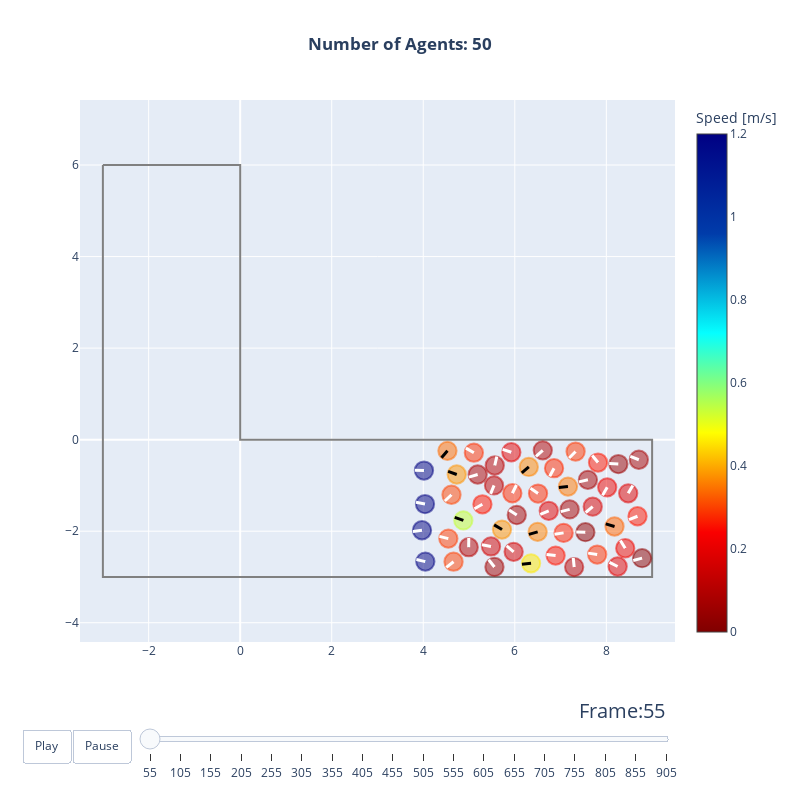

This figure's notebook cell:
### Code cell
trajectory_data, walkable_area = read_sqlite_file(trajectory_file)
animate(trajectory_data, walkable_area)

### Figure 1 — Plotly figure (JSON) as saved in the notebook; plotly's stock layout.template omitted (floating-point values rounded to 4 significant figures)
{"data": [{"hoverinfo": "name", "line": {"color": "grey"}, "mode": "lines", "name": "Exterior", "showlegend": false, "type": "scatter", "x": [-3, -3, 9, 9, 0, 0, -3], "y": [6, -3, -3, 0, 0, 6, 6]}, {"hoverinfo": "none", "marker": {"cmax": 1.2, "cmin": 0, "color": [0.3065, 0.1494, 0.0272, 0.05757, 0.1173, 0.1818, 0.2022, 0.07928, 0.2879, 0.03252, 0.1493, 0.05844, 0.09636, 1.196, 0.1725, 0.1954, 0.05764, 0.1103, 0.1488, 0.1925, 0.1654, 0.1744, 0.05353, 0.0693, 0.1287, 0.2835, 0.5034, 0.2542, 0.2031, 0.07503, 0.3011, 0.2717, 0.1065, 1.199, 0.1466, 0.1049, 0.126, 0.06156, 0.1191, 0.2471, 0.07507, 0.1731, 0.1804, 1.198, 0.06813, 0.04293, 0.4145, 0.05742, 1.196, 0.1155], "colorbar": {"title": {"text": "Speed [m/s]"}}, "colorscale": [[0, "rgb(128,0,0)"], [0.2, "rgb(250,0,0)"], [0.4, "rgb(255,255,0)"], [0.6, "rgb(5,255,255)"], [0.8, "rgb(0,60,170)"], [1, "rgb(0,0,131)"]], "size": [0.4, 0.4, 0.4, 0.4, 0.4, 0.4, 0.4, 0.4, 0.4, 0.4, 0.4, 0.4, 0.4, 0.4, 0.4, 0.4, 0.4, 0.4, 0.4, 0.4, 0.4, 0.4, 0.4, 0.4, 0.4, 0.4, 0.4, 0.4, 0.4, 0.4, 0.4, 0.4, 0.4, 0.4, 0.4, 0.4, 0.4, 0.4, 0.4, 0.4, 0.4, 0.4, 0.4, 0.4, 0.4, 0.4, 0.4, 0.4, 0.4, 0.4]}, "mode": "markers", "showlegend": false, "text": [0.3065, 0.1494, 0.0272, 0.05757, 0.1173, 0.1818, 0.2022, 0.07928, 0.2879, 0.03252, 0.1493, 0.05844, 0.09636, 1.196, 0.1725, 0.1954, 0.05764, 0.1103, 0.1488, 0.1925, 0.1654, 0.1744, 0.05353, 0.0693, 0.1287, 0.2835, 0.5034, 0.2542, 0.2031, 0.07503, 0.3011, 0.2717, 0.1065, 1.199, 0.1466, 0.1049, 0.126, 0.06156, 0.1191, 0.2471, 0.07507, 0.1731, 0.1804, 1.198, 0.06813, 0.04293, 0.4145, 0.05742, 1.196, 0.1155], "type": "scatter", "x": [4.731, 5.293, 8.781, 8.71, 6.742, 7.8, 4.662, 5.546, 6.306, 7.542, 7.818, 6.043, 5.48, 4.038, 6.857, 4.548, 7.198, 8.477, 8.681, 7.328, 7.067, 5.947, 5.555, 4.993, 8.413, 6.499, 4.875, 4.528, 4.617, 7.297, 5.72, 7.161, 7.703, 4.015, 6.892, 5.975, 8.019, 5.189, 5.925, 8.178, 5.562, 6.508, 5.105, 4.045, 6.611, 8.262, 6.355, 7.597, 3.972, 8.247], "y": [-0.7613, -1.412, -2.589, -0.4386, -1.555, -2.51, -2.667, -0.9996, -0.5966, -2.021, -0.5001, -1.646, -2.334, -1.407, -0.6238, -2.162, -1.524, -1.173, -1.673, -0.2601, -2.037, -1.171, -2.781, -2.35, -2.372, -2.014, -1.765, -0.2439, -1.204, -2.784, -1.964, -1.026, -1.464, -0.6747, -2.533, -2.451, -1.042, -0.761, -0.2746, -1.897, -0.5653, -1.177, -0.2854, -2.665, -0.2335, -0.5326, -2.703, -0.8775, -1.98, -2.771]}, {"hoverinfo": "text", "marker": {"opacity": 1, "size": 1}, "mode": "markers", "showlegend": false, "text": ["ID: 1, Pos(4.73,-0.76)"], "type": "scatter", "x": [4.731], "y": [-0.7613]}, {"hoverinfo": "text", "marker": {"opacity": 1, "size": 1}, "mode": "markers", "showlegend": false, "text": ["ID: 2, Pos(5.29,-1.41)"], "type": "scatter", "x": [5.293], "y": [-1.412]}, {"hoverinfo": "text", "marker": {"opacity": 1, "size": 1}, "mode": "markers", "showlegend": false, "text": ["ID: 3, Pos(8.78,-2.59)"], "type": "scatter", "x": [8.781], "y": [-2.589]}, {"hoverinfo": "text", "marker": {"opacity": 1, "size": 1}, "mode": "markers", "showlegend": false, "text": ["ID: 4, Pos(8.71,-0.44)"], "type": "scatter", "x": [8.71], "y": [-0.4386]}, {"hoverinfo": "text", "marker": {"opacity": 1, "size": 1}, "mode": "markers", "showlegend": false, "text": ["ID: 5, Pos(6.74,-1.55)"], "type": "scatter", "x": [6.742], "y": [-1.555]}, {"hoverinfo": "text", "marker": {"opacity": 1, "size": 1}, "mode": "markers", "showlegend": false, "text": ["ID: 6, Pos(7.80,-2.51)"], "type": "scatter", "x": [7.8], "y": [-2.51]}, {"hoverinfo": "text", "marker": {"opacity": 1, "size": 1}, "mode": "markers", "showlegend": false, "text": ["ID: 7, Pos(4.66,-2.67)"], "type": "scatter", "x": [4.662], "y": [-2.667]}, {"hoverinfo": "text", "marker": {"opacity": 1, "size": 1}, "mode": "markers", "showlegend": false, "text": ["ID: 8, Pos(5.55,-1.00)"], "type": "scatter", "x": [5.546], "y": [-0.9996]}, {"hoverinfo": "text", "marker": {"opacity": 1, "size": 1}, "mode": "markers", "showlegend": false, "text": ["ID: 9, Pos(6.31,-0.60)"], "type": "scatter", "x": [6.306], "y": [-0.5966]}, {"hoverinfo": "text", "marker": {"opacity": 1, "size": 1}, "mode": "markers", "showlegend": false, "text": ["ID: 10, Pos(7.54,-2.02)"], "type": "scatter", "x": [7.542], "y": [-2.021]}, {"hoverinfo": "text", "marker": {"opacity": 1, "size": 1}, "mode": "markers", "showlegend": false, "text": ["ID: 11, Pos(7.82,-0.50)"], "type": "scatter", "x": [7.818], "y": [-0.5001]}, {"hoverinfo": "text", "marker": {"opacity": 1, "size": 1}, "mode": "markers", "showlegend": false, "text": ["ID: 12, Pos(6.04,-1.65)"], "type": "scatter", "x": [6.043], "y": [-1.646]}, {"hoverinfo": "text", "marker": {"opacity": 1, "size": 1}, "mode": "markers", "showlegend": false, "text": ["ID: 13, Pos(5.48,-2.33)"], "type": "scatter", "x": [5.48], "y": [-2.334]}, {"hoverinfo": "text", "marker": {"opacity": 1, "size": 1}, "mode": "markers", "showlegend": false, "text": ["ID: 14, Pos(4.04,-1.41)"], "type": "scatter", "x": [4.038], "y": [-1.407]}, {"hoverinfo": "text", "marker": {"opacity": 1, "size": 1}, "mode": "markers", "showlegend": false, "text": ["ID: 15, Pos(6.86,-0.62)"], "type": "scatter", "x": [6.857], "y": [-0.6238]}, {"hoverinfo": "text", "marker": {"opacity": 1, "size": 1}, "mode": "markers", "showlegend": false, "text": ["ID: 16, Pos(4.55,-2.16)"], "type": "scatter", "x": [4.548], "y": [-2.162]}, {"hoverinfo": "text", "marker": {"opacity": 1, "size": 1}, "mode": "markers", "showlegend": false, "text": ["ID: 17, Pos(7.20,-1.52)"], "type": "scatter", "x": [7.198], "y": [-1.524]}, {"hoverinfo": "text", "marker": {"opacity": 1, "size": 1}, "mode": "markers", "showlegend": false, "text": ["ID: 18, Pos(8.48,-1.17)"], "type": "scatter", "x": [8.477], "y": [-1.173]}, {"hoverinfo": "text", "marker": {"opacity": 1, "size": 1}, "mode": "markers", "showlegend": false, "text": ["ID: 19, Pos(8.68,-1.67)"], "type": "scatter", "x": [8.681], "y": [-1.673]}, {"hoverinfo": "text", "marker": {"opacity": 1, "size": 1}, "mode": "markers", "showlegend": false, "text": ["ID: 20, Pos(7.33,-0.26)"], "type": "scatter", "x": [7.328], "y": [-0.2601]}, {"hoverinfo": "text", "marker": {"opacity": 1, "size": 1}, "mode": "markers", "showlegend": false, "text": ["ID: 21, Pos(7.07,-2.04)"], "type": "scatter", "x": [7.067], "y": [-2.037]}, {"hoverinfo": "text", "marker": {"opacity": 1, "size": 1}, "mode": "markers", "showlegend": false, "text": ["ID: 22, Pos(5.95,-1.17)"], "type": "scatter", "x": [5.947], "y": [-1.171]}, {"hoverinfo": "text", "marker": {"opacity": 1, "size": 1}, "mode": "markers", "showlegend": false, "text": ["ID: 23, Pos(5.56,-2.78)"], "type": "scatter", "x": [5.555], "y": [-2.781]}, {"hoverinfo": "text", "marker": {"opacity": 1, "size": 1}, "mode": "markers", "showlegend": false, "text": ["ID: 24, Pos(4.99,-2.35)"], "type": "scatter", "x": [4.993], "y": [-2.35]}, {"hoverinfo": "text", "marker": {"opacity": 1, "size": 1}, "mode": "markers", "showlegend": false, "text": ["ID: 25, Pos(8.41,-2.37)"], "type": "scatter", "x": [8.413], "y": [-2.372]}, {"hoverinfo": "text", "marker": {"opacity": 1, "size": 1}, "mode": "markers", "showlegend": false, "text": ["ID: 26, Pos(6.50,-2.01)"], "type": "scatter", "x": [6.499], "y": [-2.014]}, {"hoverinfo": "text", "marker": {"opacity": 1, "size": 1}, "mode": "markers", "showlegend": false, "text": ["ID: 27, Pos(4.88,-1.77)"], "type": "scatter", "x": [4.875], "y": [-1.765]}, {"hoverinfo": "text", "marker": {"opacity": 1, "size": 1}, "mode": "markers", "showlegend": false, "text": ["ID: 28, Pos(4.53,-0.24)"], "type": "scatter", "x": [4.528], "y": [-0.2439]}, {"hoverinfo": "text", "marker": {"opacity": 1, "size": 1}, "mode": "markers", "showlegend": false, "text": ["ID: 29, Pos(4.62,-1.20)"], "type": "scatter", "x": [4.617], "y": [-1.204]}, {"hoverinfo": "text", "marker": {"opacity": 1, "size": 1}, "mode": "markers", "showlegend": false, "text": ["ID: 30, Pos(7.30,-2.78)"], "type": "scatter", "x": [7.297], "y": [-2.784]}, {"hoverinfo": "text", "marker": {"opacity": 1, "size": 1}, "mode": "markers", "showlegend": false, "text": ["ID: 31, Pos(5.72,-1.96)"], "type": "scatter", "x": [5.72], "y": [-1.964]}, {"hoverinfo": "text", "marker": {"opacity": 1, "size": 1}, "mode": "markers", "showlegend": false, "text": ["ID: 32, Pos(7.16,-1.03)"], "type": "scatter", "x": [7.161], "y": [-1.026]}, {"hoverinfo": "text", "marker": {"opacity": 1, "size": 1}, "mode": "markers", "showlegend": false, "text": ["ID: 33, Pos(7.70,-1.46)"], "type": "scatter", "x": [7.703], "y": [-1.464]}, {"hoverinfo": "text", "marker": {"opacity": 1, "size": 1}, "mode": "markers", "showlegend": false, "text": ["ID: 34, Pos(4.02,-0.67)"], "type": "scatter", "x": [4.015], "y": [-0.6747]}, {"hoverinfo": "text", "marker": {"opacity": 1, "size": 1}, "mode": "markers", "showlegend": false, "text": ["ID: 35, Pos(6.89,-2.53)"], "type": "scatter", "x": [6.892], "y": [-2.533]}, {"hoverinfo": "text", "marker": {"opacity": 1, "size": 1}, "mode": "markers", "showlegend": false, "text": ["ID: 36, Pos(5.97,-2.45)"], "type": "scatter", "x": [5.975], "y": [-2.451]}, {"hoverinfo": "text", "marker": {"opacity": 1, "size": 1}, "mode": "markers", "showlegend": false, "text": ["ID: 37, Pos(8.02,-1.04)"], "type": "scatter", "x": [8.019], "y": [-1.042]}, {"hoverinfo": "text", "marker": {"opacity": 1, "size": 1}, "mode": "markers", "showlegend": false, "text": ["ID: 38, Pos(5.19,-0.76)"], "type": "scatter", "x": [5.189], "y": [-0.761]}, {"hoverinfo": "text", "marker": {"opacity": 1, "size": 1}, "mode": "markers", "showlegend": false, "text": ["ID: 39, Pos(5.92,-0.27)"], "type": "scatter", "x": [5.925], "y": [-0.2746]}, {"hoverinfo": "text", "marker": {"opacity": 1, "size": 1}, "mode": "markers", "showlegend": false, "text": ["ID: 40, Pos(8.18,-1.90)"], "type": "scatter", "x": [8.178], "y": [-1.897]}, {"hoverinfo": "text", "marker": {"opacity": 1, "size": 1}, "mode": "markers", "showlegend": false, "text": ["ID: 41, Pos(5.56,-0.57)"], "type": "scatter", "x": [5.562], "y": [-0.5653]}, {"hoverinfo": "text", "marker": {"opacity": 1, "size": 1}, "mode": "markers", "showlegend": false, "text": ["ID: 42, Pos(6.51,-1.18)"], "type": "scatter", "x": [6.508], "y": [-1.177]}, {"hoverinfo": "text", "marker": {"opacity": 1, "size": 1}, "mode": "markers", "showlegend": false, "text": ["ID: 43, Pos(5.11,-0.29)"], "type": "scatter", "x": [5.105], "y": [-0.2854]}, {"hoverinfo": "text", "marker": {"opacity": 1, "size": 1}, "mode": "markers", "showlegend": false, "text": ["ID: 44, Pos(4.04,-2.66)"], "type": "scatter", "x": [4.045], "y": [-2.665]}, {"hoverinfo": "text", "marker": {"opacity": 1, "size": 1}, "mode": "markers", "showlegend": false, "text": ["ID: 45, Pos(6.61,-0.23)"], "type": "scatter", "x": [6.611], "y": [-0.2335]}, {"hoverinfo": "text", "marker": {"opacity": 1, "size": 1}, "mode": "markers", "showlegend": false, "text": ["ID: 46, Pos(8.26,-0.53)"], "type": "scatter", "x": [8.262], "y": [-0.5326]}, {"hoverinfo": "text", "marker": {"opacity": 1, "size": 1}, "mode": "markers", "showlegend": false, "text": ["ID: 47, Pos(6.35,-2.70)"], "type": "scatter", "x": [6.355], "y": [-2.703]}, {"hoverinfo": "text", "marker": {"opacity": 1, "size": 1}, "mode": "markers", "showlegend": false, "text": ["ID: 48, Pos(7.60,-0.88)"], "type": "scatter", "x": [7.597], "y": [-0.8775]}, {"hoverinfo": "text", "marker": {"opacity": 1, "size": 1}, "mode": "markers", "showlegend": false, "text": ["ID: 49, Pos(3.97,-1.98)"], "type": "scatter", "x": [3.972], "y": [-1.98]}, {"hoverinfo": "text", "marker": {"opacity": 1, "size": 1}, "mode": "markers", "showlegend": false, "text": ["ID: 50, Pos(8.25,-2.77)"], "type": "scatter", "x": [8.247], "y": [-2.771]}], "layout": {"autosize": false, "height": 800, "shapes": [{"fillcolor": "rgba(255, 148, 0, 0.5)", "line": {"color": "rgba(255, 148, 0, 0.5)"}, "type": "circle", "x0": 4.531, "x1": 4.931, "xref": "x", "y0": -0.9613, "y1": -0.5613, "yref": "y"}, {"fillcolor": "rgba(255, 22, 0, 0.5)", "line": {"color": "rgba(255, 22, 0, 0.5)"}, "type": "circle", "x0": 5.093, "x1": 5.493, "xref": "x", "y0": -1.612, "y1": -1.212, "yref": "y"}, {"fillcolor": "rgba(141, 0, 0, 0.5)", "line": {"color": "rgba(141, 0, 0, 0.5)"}, "type": "circle", "x0": 8.581, "x1": 8.981, "xref": "x", "y0": -2.789, "y1": -2.389, "yref": "y"}, {"fillcolor": "rgba(168, 0, 0, 0.5)", "line": {"color": "rgba(168, 0, 0, 0.5)"}, "type": "circle", "x0": 8.51, "x1": 8.91, "xref": "x", "y0": -0.6386, "y1": -0.2386, "yref": "y"}, {"fillcolor": "rgba(228, 0, 0, 0.5)", "line": {"color": "rgba(228, 0, 0, 0.5)"}, "type": "circle", "x0": 6.542, "x1": 6.942, "xref": "x", "y0": -1.755, "y1": -1.355, "yref": "y"}, {"fillcolor": "rgba(255, 48, 0, 0.5)", "line": {"color": "rgba(255, 48, 0, 0.5)"}, "type": "circle", "x0": 7.6, "x1": 8.0, "xref": "x", "y0": -2.71, "y1": -2.31, "yref": "y"}, {"fillcolor": "rgba(255, 63, 0, 0.5)", "line": {"color": "rgba(255, 63, 0, 0.5)"}, "type": "circle", "x0": 4.462, "x1": 4.862, "xref": "x", "y0": -2.867, "y1": -2.467, "yref": "y"}, {"fillcolor": "rgba(191, 0, 0, 0.5)", "line": {"color": "rgba(191, 0, 0, 0.5)"}, "type": "circle", "x0": 5.346, "x1": 5.746, "xref": "x", "y0": -1.2, "y1": -0.7996, "yref": "y"}, {"fillcolor": "rgba(255, 134, 0, 0.5)", "line": {"color": "rgba(255, 134, 0, 0.5)"}, "type": "circle", "x0": 6.106, "x1": 6.506, "xref": "x", "y0": -0.7966, "y1": -0.3966, "yref": "y"}, {"fillcolor": "rgba(146, 0, 0, 0.5)", "line": {"color": "rgba(146, 0, 0, 0.5)"}, "type": "circle", "x0": 7.342, "x1": 7.742, "xref": "x", "y0": -2.221, "y1": -1.821, "yref": "y"}, {"fillcolor": "rgba(255, 22, 0, 0.5)", "line": {"color": "rgba(255, 22, 0, 0.5)"}, "type": "circle", "x0": 7.618, "x1": 8.018, "xref": "x", "y0": -0.7001, "y1": -0.3001, "yref": "y"}, {"fillcolor": "rgba(168, 0, 0, 0.5)", "line": {"color": "rgba(168, 0, 0, 0.5)"}, "type": "circle", "x0": 5.843, "x1": 6.243, "xref": "x", "y0": -1.846, "y1": -1.446, "yref": "y"}, {"fillcolor": "rgba(209, 0, 0, 0.5)", "line": {"color": "rgba(209, 0, 0, 0.5)"}, "type": "circle", "x0": 5.28, "x1": 5.68, "xref": "x", "y0": -2.534, "y1": -2.134, "yref": "y"}, {"fillcolor": "rgba(0, 0, 128, 0.5)", "line": {"color": "rgba(0, 0, 128, 0.5)"}, "type": "circle", "x0": 3.838, "x1": 4.238, "xref": "x", "y0": -1.607, "y1": -1.207, "yref": "y"}, {"fillcolor": "rgba(255, 41, 0, 0.5)", "line": {"color": "rgba(255, 41, 0, 0.5)"}, "type": "circle", "x0": 6.657, "x1": 7.057, "xref": "x", "y0": -0.8238, "y1": -0.4238, "yref": "y"}, {"fillcolor": "rgba(255, 59, 0, 0.5)", "line": {"color": "rgba(255, 59, 0, 0.5)"}, "type": "circle", "x0": 4.348, "x1": 4.748, "xref": "x", "y0": -2.362, "y1": -1.962, "yref": "y"}, {"fillcolor": "rgba(168, 0, 0, 0.5)", "line": {"color": "rgba(168, 0, 0, 0.5)"}, "type": "circle", "x0": 6.998, "x1": 7.398, "xref": "x", "y0": -1.724, "y1": -1.324, "yref": "y"}, {"fillcolor": "rgba(223, 0, 0, 0.5)", "line": {"color": "rgba(223, 0, 0, 0.5)"}, "type": "circle", "x0": 8.277, "x1": 8.677, "xref": "x", "y0": -1.373, "y1": -0.9733, "yref": "y"}, {"fillcolor": "rgba(255, 22, 0, 0.5)", "line": {"color": "rgba(255, 22, 0, 0.5)"}, "type": "circle", "x0": 8.481, "x1": 8.881, "xref": "x", "y0": -1.873, "y1": -1.473, "yref": "y"}, {"fillcolor": "rgba(255, 56, 0, 0.5)", "line": {"color": "rgba(255, 56, 0, 0.5)"}, "type": "circle", "x0": 7.128, "x1": 7.528, "xref": "x", "y0": -0.4601, "y1": -0.06011, "yref": "y"}, {"fillcolor": "rgba(255, 34, 0, 0.5)", "line": {"color": "rgba(255, 34, 0, 0.5)"}, "type": "circle", "x0": 6.867, "x1": 7.267, "xref": "x", "y0": -2.237, "y1": -1.837, "yref": "y"}, {"fillcolor": "rgba(255, 41, 0, 0.5)", "line": {"color": "rgba(255, 41, 0, 0.5)"}, "type": "circle", "x0": 5.747, "x1": 6.147, "xref": "x", "y0": -1.371, "y1": -0.9705, "yref": "y"}, {"fillcolor": "rgba(164, 0, 0, 0.5)", "line": {"color": "rgba(164, 0, 0, 0.5)"}, "type": "circle", "x0": 5.355, "x1": 5.755, "xref": "x", "y0": -2.981, "y1": -2.581, "yref": "y"}, {"fillcolor": "rgba(182, 0, 0, 0.5)", "line": {"color": "rgba(182, 0, 0, 0.5)"}, "type": "circle", "x0": 4.793, "x1": 5.193, "xref": "x", "y0": -2.55, "y1": -2.15, "yref": "y"}, {"fillcolor": "rgba(241, 8, 0, 0.5)", "line": {"color": "rgba(241, 8, 0, 0.5)"}, "type": "circle", "x0": 8.213, "x1": 8.613, "xref": "x", "y0": -2.572, "y1": -2.172, "yref": "y"}, {"fillcolor": "rgba(255, 130, 0, 0.5)", "line": {"color": "rgba(255, 130, 0, 0.5)"}, "type": "circle", "x0": 6.299, "x1": 6.699, "xref": "x", "y0": -2.214, "y1": -1.814, "yref": "y"}, {"fillcolor": "rgba(196, 255, 51, 0.5)", "line": {"color": "rgba(196, 255, 51, 0.5)"}, "type": "circle", "x0": 4.675, "x1": 5.075, "xref": "x", "y0": -1.965, "y1": -1.565, "yref": "y"}, {"fillcolor": "rgba(255, 108, 0, 0.5)", "line": {"color": "rgba(255, 108, 0, 0.5)"}, "type": "circle", "x0": 4.328, "x1": 4.728, "xref": "x", "y0": -0.4439, "y1": -0.04392, "yref": "y"}, {"fillcolor": "rgba(255, 67, 0, 0.5)", "line": {"color": "rgba(255, 67, 0, 0.5)"}, "type": "circle", "x0": 4.417, "x1": 4.817, "xref": "x", "y0": -1.404, "y1": -1.004, "yref": "y"}, {"fillcolor": "rgba(187, 0, 0, 0.5)", "line": {"color": "rgba(187, 0, 0, 0.5)"}, "type": "circle", "x0": 7.097, "x1": 7.497, "xref": "x", "y0": -2.984, "y1": -2.584, "yref": "y"}, {"fillcolor": "rgba(255, 145, 0, 0.5)", "line": {"color": "rgba(255, 145, 0, 0.5)"}, "type": "circle", "x0": 5.52, "x1": 5.92, "xref": "x", "y0": -2.164, "y1": -1.764, "yref": "y"}, {"fillcolor": "rgba(255, 119, 0, 0.5)", "line": {"color": "rgba(255, 119, 0, 0.5)"}, "type": "circle", "x0": 6.961, "x1": 7.361, "xref": "x", "y0": -1.226, "y1": -0.8257, "yref": "y"}, {"fillcolor": "rgba(218, 0, 0, 0.5)", "line": {"color": "rgba(218, 0, 0, 0.5)"}, "type": "circle", "x0": 7.503, "x1": 7.903, "xref": "x", "y0": -1.664, "y1": -1.264, "yref": "y"}, {"fillcolor": "rgba(0, 0, 128, 0.5)", "line": {"color": "rgba(0, 0, 128, 0.5)"}, "type": "circle", "x0": 3.815, "x1": 4.215, "xref": "x", "y0": -0.8747, "y1": -0.4747, "yref": "y"}, {"fillcolor": "rgba(255, 19, 0, 0.5)", "line": {"color": "rgba(255, 19, 0, 0.5)"}, "type": "circle", "x0": 6.692, "x1": 7.092, "xref": "x", "y0": -2.733, "y1": -2.333, "yref": "y"}, {"fillcolor": "rgba(214, 0, 0, 0.5)", "line": {"color": "rgba(214, 0, 0, 0.5)"}, "type": "circle", "x0": 5.775, "x1": 6.175, "xref": "x", "y0": -2.651, "y1": -2.251, "yref": "y"}, {"fillcolor": "rgba(237, 4, 0, 0.5)", "line": {"color": "rgba(237, 4, 0, 0.5)"}, "type": "circle", "x0": 7.819, "x1": 8.219, "xref": "x", "y0": -1.242, "y1": -0.842, "yref": "y"}, {"fillcolor": "rgba(173, 0, 0, 0.5)", "line": {"color": "rgba(173, 0, 0, 0.5)"}, "type": "circle", "x0": 4.989, "x1": 5.389, "xref": "x", "y0": -0.961, "y1": -0.561, "yref": "y"}, {"fillcolor": "rgba(228, 0, 0, 0.5)", "line": {"color": "rgba(228, 0, 0, 0.5)"}, "type": "circle", "x0": 5.725, "x1": 6.125, "xref": "x", "y0": -0.4746, "y1": -0.07458, "yref": "y"}, {"fillcolor": "rgba(255, 100, 0, 0.5)", "line": {"color": "rgba(255, 100, 0, 0.5)"}, "type": "circle", "x0": 7.978, "x1": 8.378, "xref": "x", "y0": -2.097, "y1": -1.697, "yref": "y"}, {"fillcolor": "rgba(187, 0, 0, 0.5)", "line": {"color": "rgba(187, 0, 0, 0.5)"}, "type": "circle", "x0": 5.362, "x1": 5.762, "xref": "x", "y0": -0.7653, "y1": -0.3653, "yref": "y"}, {"fillcolor": "rgba(255, 41, 0, 0.5)", "line": {"color": "rgba(255, 41, 0, 0.5)"}, "type": "circle", "x0": 6.308, "x1": 6.708, "xref": "x", "y0": -1.377, "y1": -0.9774, "yref": "y"}, {"fillcolor": "rgba(255, 48, 0, 0.5)", "line": {"color": "rgba(255, 48, 0, 0.5)"}, "type": "circle", "x0": 4.905, "x1": 5.305, "xref": "x", "y0": -0.4854, "y1": -0.08541, "yref": "y"}, {"fillcolor": "rgba(0, 0, 128, 0.5)", "line": {"color": "rgba(0, 0, 128, 0.5)"}, "type": "circle", "x0": 3.845, "x1": 4.245, "xref": "x", "y0": -2.865, "y1": -2.465, "yref": "y"}, {"fillcolor": "rgba(178, 0, 0, 0.5)", "line": {"color": "rgba(178, 0, 0, 0.5)"}, "type": "circle", "x0": 6.411, "x1": 6.811, "xref": "x", "y0": -0.4335, "y1": -0.03351, "yref": "y"}, {"fillcolor": "rgba(155, 0, 0, 0.5)", "line": {"color": "rgba(155, 0, 0, 0.5)"}, "type": "circle", "x0": 8.062, "x1": 8.462, "xref": "x", "y0": -0.7326, "y1": -0.3326, "yref": "y"}, {"fillcolor": "rgba(255, 234, 0, 0.5)", "line": {"color": "rgba(255, 234, 0, 0.5)"}, "type": "circle", "x0": 6.155, "x1": 6.555, "xref": "x", "y0": -2.903, "y1": -2.503, "yref": "y"}, {"fillcolor": "rgba(168, 0, 0, 0.5)", "line": {"color": "rgba(168, 0, 0, 0.5)"}, "type": "circle", "x0": 7.397, "x1": 7.797, "xref": "x", "y0": -1.077, "y1": -0.6775, "yref": "y"}, {"fillcolor": "rgba(0, 0, 128, 0.5)", "line": {"color": "rgba(0, 0, 128, 0.5)"}, "type": "circle", "x0": 3.772, "x1": 4.172, "xref": "x", "y0": -2.18, "y1": -1.78, "yref": "y"}, {"fillcolor": "rgba(228, 0, 0, 0.5)", "line": {"color": "rgba(228, 0, 0, 0.5)"}, "type": "circle", "x0": 8.047, "x1": 8.447, "xref": "x", "y0": -2.971, "y1": -2.571, "yref": "y"}, {"line": {"color": "black", "width": 3}, "type": "line", "x0": 4.731, "x1": 4.543, "y0": -0.7613, "y1": -0.6928}, {"line": {"color": "white", "width": 3}, "type": "line", "x0": 5.293, "x1": 5.117, "y0": -1.412, "y1": -1.509}, {"line": {"color": "white", "width": 3}, "type": "line", "x0": 8.781, "x1": 8.588, "y0": -2.589, "y1": -2.641}, {"line": {"color": "white", "width": 3}, "type": "line", "x0": 8.71, "x1": 8.524, "y0": -0.4386, "y1": -0.3655}, {"line": {"color": "white", "width": 3}, "type": "line", "x0": 6.742, "x1": 6.557, "y0": -1.555, "y1": -1.632}, {"line": {"color": "white", "width": 3}, "type": "line", "x0": 7.8, "x1": 7.603, "y0": -2.51, "y1": -2.479}, {"line": {"color": "white", "width": 3}, "type": "line", "x0": 4.662, "x1": 4.504, "y0": -2.667, "y1": -2.79}, {"line": {"color": "white", "width": 3}, "type": "line", "x0": 5.546, "x1": 5.471, "y0": -0.9996, "y1": -1.185}, {"line": {"color": "black", "width": 3}, "type": "line", "x0": 6.306, "x1": 6.152, "y0": -0.5966, "y1": -0.7252}, {"line": {"color": "white", "width": 3}, "type": "line", "x0": 7.542, "x1": 7.342, "y0": -2.021, "y1": -2.02}, {"line": {"color": "white", "width": 3}, "type": "line", "x0": 7.818, "x1": 7.692, "y0": -0.5001, "y1": -0.3449}, {"line": {"color": "white", "width": 3}, "type": "line", "x0": 6.043, "x1": 5.875, "y0": -1.646, "y1": -1.537}, {"line": {"color": "white", "width": 3}, "type": "line", "x0": 5.48, "x1": 5.283, "y0": -2.334, "y1": -2.297}, {"line": {"color": "white", "width": 3}, "type": "line", "x0": 4.038, "x1": 3.841, "y0": -1.407, "y1": -1.369}, {"line": {"color": "white", "width": 3}, "type": "line", "x0": 6.857, "x1": 6.764, "y0": -0.6238, "y1": -0.8007}, {"line": {"color": "white", "width": 3}, "type": "line", "x0": 4.548, "x1": 4.354, "y0": -2.162, "y1": -2.113}, {"line": {"color": "white", "width": 3}, "type": "line", "x0": 7.198, "x1": 7.004, "y0": -1.524, "y1": -1.573}, {"line": {"color": "white", "width": 3}, "type": "line", "x0": 8.477, "x1": 8.578, "y0": -1.173, "y1": -1.001}, {"line": {"color": "white", "width": 3}, "type": "line", "x0": 8.681, "x1": 8.495, "y0": -1.673, "y1": -1.748}, {"line": {"color": "white", "width": 3}, "type": "line", "x0": 7.328, "x1": 7.187, "y0": -0.2601, "y1": -0.4012}, {"line": {"color": "white", "width": 3}, "type": "line", "x0": 7.067, "x1": 6.869, "y0": -2.037, "y1": -2.065}, {"line": {"color": "white", "width": 3}, "type": "line", "x0": 5.947, "x1": 6.036, "y0": -1.171, "y1": -0.9916}, {"line": {"color": "white", "width": 3}, "type": "line", "x0": 5.555, "x1": 5.431, "y0": -2.781, "y1": -2.625}, {"line": {"color": "white", "width": 3}, "type": "line", "x0": 4.993, "x1": 4.993, "y0": -2.35, "y1": -2.15}, {"line": {"color": "white", "width": 3}, "type": "line", "x0": 8.413, "x1": 8.307, "y0": -2.372, "y1": -2.202}, {"line": {"color": "black", "width": 3}, "type": "line", "x0": 6.499, "x1": 6.307, "y0": -2.014, "y1": -2.071}, {"line": {"color": "black", "width": 3}, "type": "line", "x0": 4.875, "x1": 4.687, "y0": -1.765, "y1": -1.697}, {"line": {"color": "black", "width": 3}, "type": "line", "x0": 4.528, "x1": 4.399, "y0": -0.2439, "y1": -0.3964}, {"line": {"color": "white", "width": 3}, "type": "line", "x0": 4.617, "x1": 4.471, "y0": -1.204, "y1": -1.341}, {"line": {"color": "white", "width": 3}, "type": "line", "x0": 7.297, "x1": 7.277, "y0": -2.784, "y1": -2.585}, {"line": {"color": "black", "width": 3}, "type": "line", "x0": 5.72, "x1": 5.548, "y0": -1.964, "y1": -1.862}, {"line": {"color": "black", "width": 3}, "type": "line", "x0": 7.161, "x1": 6.962, "y0": -1.026, "y1": -1.045}, {"line": {"color": "white", "width": 3}, "type": "line", "x0": 7.703, "x1": 7.549, "y0": -1.464, "y1": -1.592}, {"line": {"color": "white", "width": 3}, "type": "line", "x0": 4.015, "x1": 3.815, "y0": -0.6747, "y1": -0.6659}, {"line": {"color": "white", "width": 3}, "type": "line", "x0": 6.892, "x1": 6.694, "y0": -2.533, "y1": -2.507}, {"line": {"color": "white", "width": 3}, "type": "line", "x0": 5.975, "x1": 5.822, "y0": -2.451, "y1": -2.322}, {"line": {"color": "white", "width": 3}, "type": "line", "x0": 8.019, "x1": 7.918, "y0": -1.042, "y1": -1.215}, {"line": {"color": "white", "width": 3}, "type": "line", "x0": 5.189, "x1": 4.997, "y0": -0.761, "y1": -0.8183}, {"line": {"color": "white", "width": 3}, "type": "line", "x0": 5.925, "x1": 5.734, "y0": -0.2746, "y1": -0.2129}, {"line": {"color": "black", "width": 3}, "type": "line", "x0": 8.178, "x1": 7.987, "y0": -1.897, "y1": -1.841}, {"line": {"color": "white", "width": 3}, "type": "line", "x0": 5.562, "x1": 5.607, "y0": -0.5653, "y1": -0.3703}, {"line": {"color": "white", "width": 3}, "type": "line", "x0": 6.508, "x1": 6.344, "y0": -1.177, "y1": -1.063}, {"line": {"color": "white", "width": 3}, "type": "line", "x0": 5.105, "x1": 4.933, "y0": -0.2854, "y1": -0.1848}, {"line": {"color": "white", "width": 3}, "type": "line", "x0": 4.045, "x1": 3.85, "y0": -2.665, "y1": -2.619}, {"line": {"color": "white", "width": 3}, "type": "line", "x0": 6.611, "x1": 6.463, "y0": -0.2335, "y1": -0.3674}, {"line": {"color": "white", "width": 3}, "type": "line", "x0": 8.262, "x1": 8.062, "y0": -0.5326, "y1": -0.5225}, {"line": {"color": "black", "width": 3}, "type": "line", "x0": 6.355, "x1": 6.156, "y0": -2.703, "y1": -2.722}, {"line": {"color": "white", "width": 3}, "type": "line", "x0": 7.597, "x1": 7.403, "y0": -0.8775, "y1": -0.9231}, {"line": {"color": "white", "width": 3}, "type": "line", "x0": 3.972, "x1": 3.774, "y0": -1.98, "y1": -2.009}, {"line": {"color": "white", "width": 3}, "type": "line", "x0": 8.247, "x1": 8.069, "y0": -2.771, "y1": -2.68}], "sliders": [{"active": 0, "currentvalue": {"font": {"size": 20}, "prefix": "Frame:", "visible": true, "xanchor": "right"}, "len": 0.9, "pad": {"b": 10, "t": 50}, "steps": [{"args": [["55"], {"frame": {"duration": 100, "redraw": true}, "mode": "immediate", "transition": {"duration": 500}}], "label": "55", "method": "animate"}, {"args": [["105"], {"frame": {"duration": 100, "redraw": true}, "mode": "immediate", "transition": {"duration": 500}}], "label": "105", "method": "animate"}, {"args": [["155"], {"frame": {"duration": 100, "redraw": true}, "mode": "immediate", "transition": {"duration": 500}}], "label": "155", "method": "animate"}, {"args": [["205"], {"frame": {"duration": 100, "redraw": true}, "mode": "immediate", "transition": {"duration": 500}}], "label": "205", "method": "animate"}, {"args": [["255"], {"frame": {"duration": 100, "redraw": true}, "mode": "immediate", "transition": {"duration": 500}}], "label": "255", "method": "animate"}, {"args": [["305"], {"frame": {"duration": 100, "redraw": true}, "mode": "immediate", "transition": {"duration": 500}}], "label": "305", "method": "animate"}, {"args": [["355"], {"frame": {"duration": 100, "redraw": true}, "mode": "immediate", "transition": {"duration": 500}}], "label": "355", "method": "animate"}, {"args": [["405"], {"frame": {"duration": 100, "redraw": true}, "mode": "immediate", "transition": {"duration": 500}}], "label": "405", "method": "animate"}, {"args": [["455"], {"frame": {"duration": 100, "redraw": true}, "mode": "immediate", "transition": {"duration": 500}}], "label": "455", "method": "animate"}, {"args": [["505"], {"frame": {"duration": 100, "redraw": true}, "mode": "immediate", "transition": {"duration": 500}}], "label": "505", "method": "animate"}, {"args": [["555"], {"frame": {"duration": 100, "redraw": true}, "mode": "immediate", "transition": {"duration": 500}}], "label": "555", "method": "animate"}, {"args": [["605"], {"frame": {"duration": 100, "redraw": true}, "mode": "immediate", "transition": {"duration": 500}}], "label": "605", "method": "animate"}, {"args": [["655"], {"frame": {"duration": 100, "redraw": true}, "mode": "immediate", "transition": {"duration": 500}}], "label": "655", "method": "animate"}, {"args": [["705"], {"frame": {"duration": 100, "redraw": true}, "mode": "immediate", "transition": {"duration": 500}}], "label": "705", "method": "animate"}, {"args": [["755"], {"frame": {"duration": 100, "redraw": true}, "mode": "immediate", "transition": {"duration": 500}}], "label": "755", "method": "animate"}, {"args": [["805"], {"frame": {"duration": 100, "redraw": true}, "mode": "immediate", "transition": {"duration": 500}}], "label": "805", "method": "animate"}, {"args": [["855"], {"frame": {"duration": 100, "redraw": true}, "mode": "immediate", "transition": {"duration": 500}}], "label": "855", "method": "animate"}, {"args": [["905"], {"frame": {"duration": 100, "redraw": true}, "mode": "immediate", "transition": {"duration": 500}}], "label": "905", "method": "animate"}], "transition": {"duration": 100, "easing": "cubic-in-out"}, "x": 0.1, "xanchor": "left", "y": 0, "yanchor": "top"}], "title": {"text": "<b>Number of Agents: 50</b>", "x": 0.5}, "updatemenus": [{"buttons": [{"args": [null, {"frame": {"duration": 100, "redraw": true}, "fromcurrent": true}], "label": "Play", "method": "animate"}, {"args": [[null], {"frame": {"duration": 0, "redraw": true}, "mode": "immediate", "transition": {"duration": 0}}], "label": "Pause", "method": "animate"}], "direction": "left", "pad": {"r": 10, "t": 87}, "showactive": false, "type": "buttons", "x": 0.1, "xanchor": "right", "y": 0, "yanchor": "top"}], "width": 800, "xaxis": {"range": [-3.5, 9.5]}, "yaxis": {"range": [-3.5, 6.5], "scaleanchor": "x", "scaleratio": 1}}}
